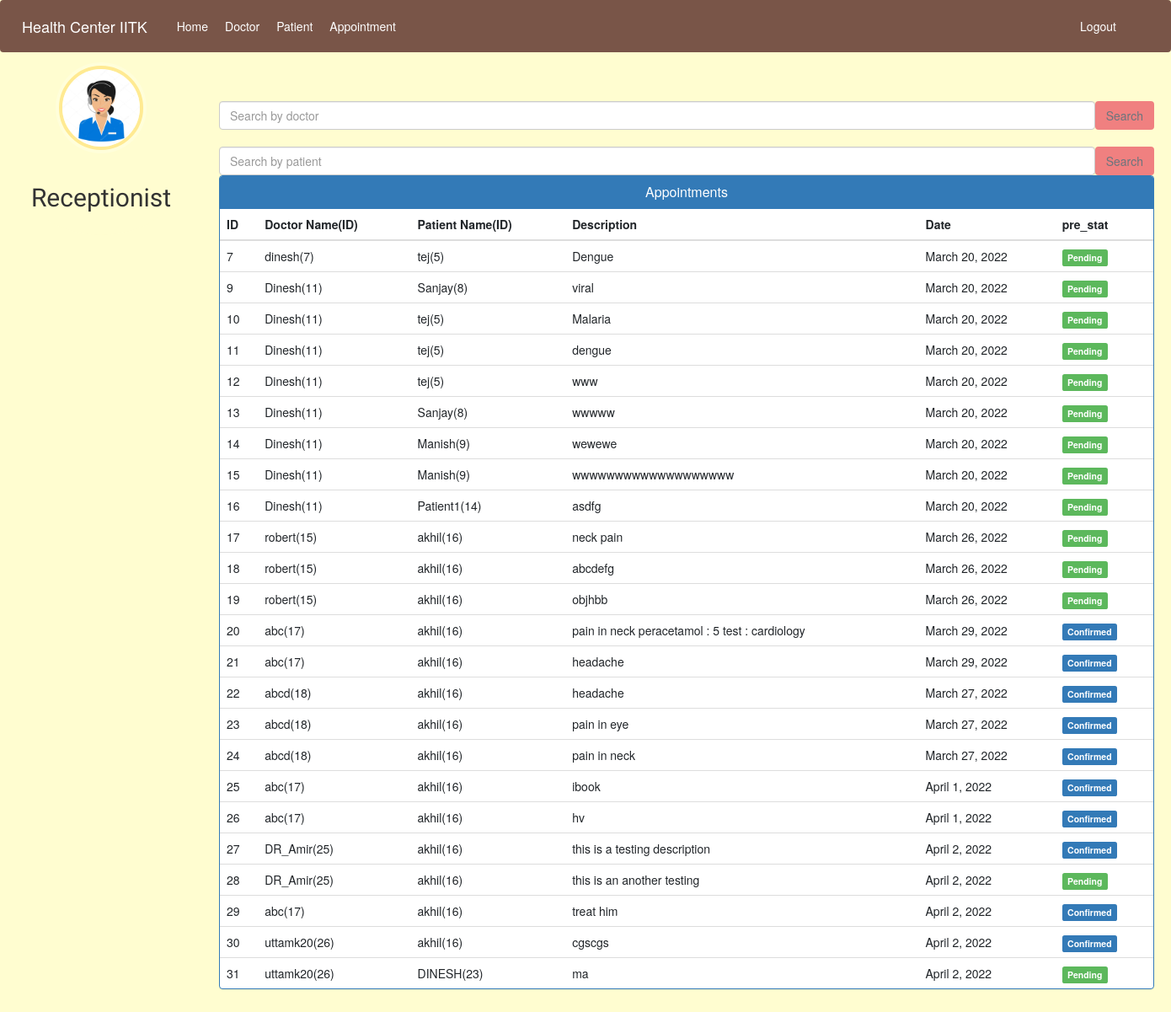
Page /admin-view-appointment (signed in) on the earlier database version.
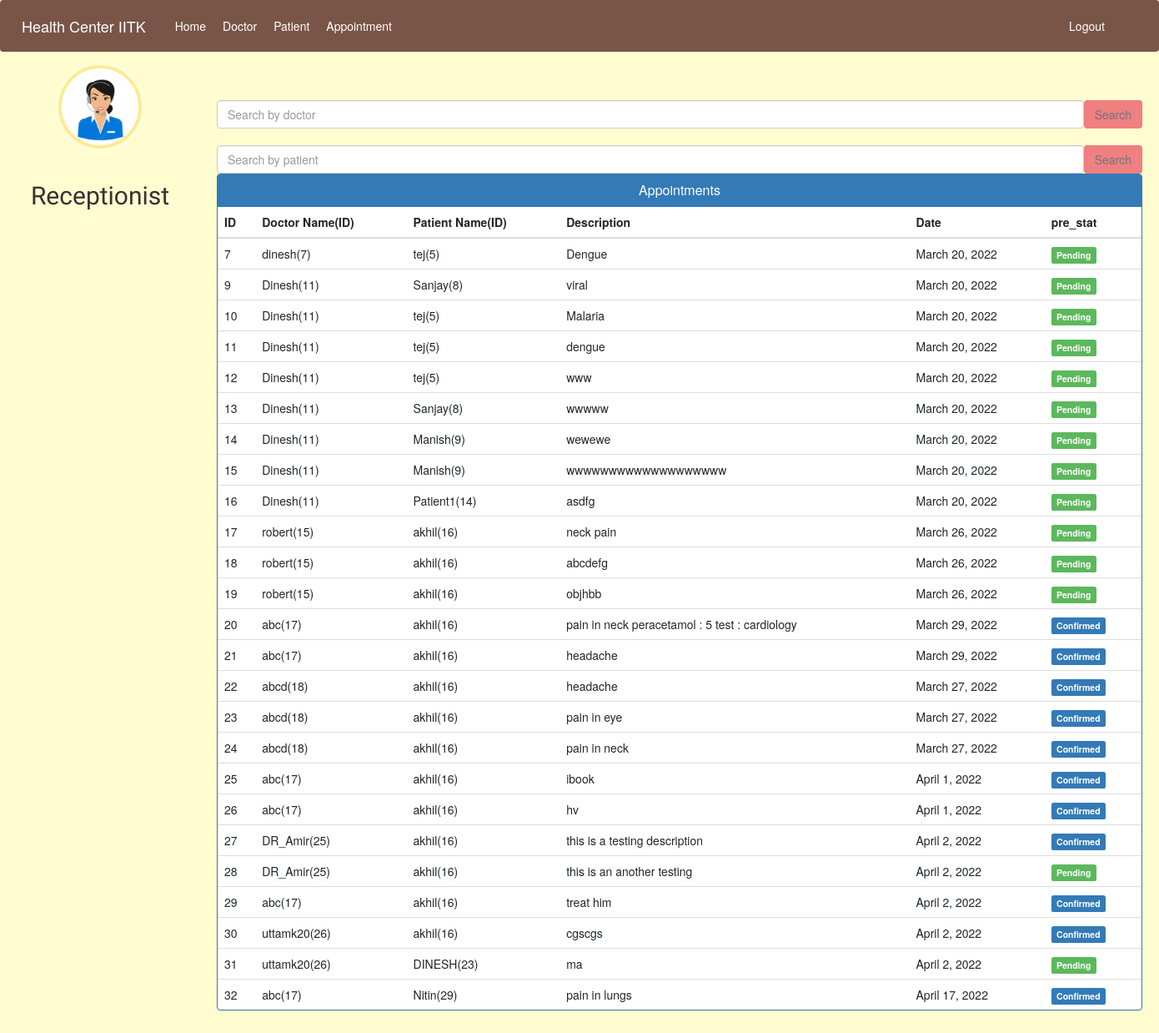
Same page on the later database version.
### hospital/models.py (models this page shows)
class Appointment(models.Model):
    patientId = models.PositiveIntegerField(null=True)
    doctorId = models.PositiveIntegerField(null=True)
    patientName = models.CharField(max_length=40, null=True)
    doctorName = models.CharField(max_length=40, null=True)
    appointmentDate = models.DateField(auto_now=True)
    description = models.TextField(max_length=500)
    prescription = models.TextField(max_length=500, null=True, default="")
    pre_stat = models.BooleanField(default=False)
    status = models.BooleanField(default=True)

### hospital/views.py (the view)
# urls.py: path('admin-view-appointment', views.admin_view_appointment_view,
@login_required(login_url='adminlogin')
@user_passes_test(is_admin)
def admin_view_appointment_view(request):
    if 'q' in request.GET:
        q = request.GET['q']
        appointments = models.Appointment.objects.all().filter(
            doctorName__icontains=q, status=True)
        return render(request, 'hospital/admin_view_appointment.html', {'appointments': appointments})
    else:
        appointments = models.Appointment.objects.all().filter(status=True)
        return render(request, 'hospital/admin_view_appointment.html', {'appointments': appointments})

### hospital/views.py (called while the page is built)
def is_admin(user):
    return user.groups.filter(name='ADMIN').exists()

### templates/hospital/admin_view_appointment.html (shortened to what this page needs)
{% extends 'hospital/admin_base.html' %}
{% block content %}
<head>
  <link href="//netdna.bootstrapcdn.com/bootstrap/3.0.0/css/bootstrap.min.css" rel="stylesheet" id="bootstrap-css">
</head>
<div class="container">
  <br />
  <br />
  <br />
  <br />
  <form class="d-flex" method=GET action="{% url 'admin-view-appointment' %}">
    <input class="form-control me-2" type="search" placeholder="Search by doctor" aria-label="Search" name='q'>
    <button class="btn btn-outline-secondary" type="submit" style="background-color: lightcoral">Search</button>
  </form>
  <br>
  <form class="d-flex" method=GET action="{% url 'admin-view-appointment-pt' %}">
    <input class="form-control me-2" type="search" placeholder="Search by patient" aria-label="Search" name='q'>
    <button class="btn btn-outline-secondary" type="submit" style="background-color: lightcoral">Search</button>
  </form>
  <div class="panel panel-primary">
    <div class="panel-heading">
      <h6 class="panel-title">Appointments</h6>
    </div>
    <table class="table table-hover" id="dev-table">
      <thead>
        <tr>
          <th>ID</th>
          <th>Doctor Name(ID)</th>
          <th>Patient Name(ID)</th>
          <th>Description</th>
          <th>Date</th>
          <th>pre_stat</th>
        </tr>
      </thead>
      {% for a in appointments %}
      <tr>
        <td> {{a.id}}</td>
        <td> {{a.doctorName}}({{a.doctorId}})</td>
        <td>{{a.patientName}}({{a.patientId}})</td>
        <td>{{a.description}}</td>
        <td>{{a.appointmentDate}}</td>
        {%if a.pre_stat%}
        <td> <span class="label label-primary">Confirmed</span></td>
        {% else %}
        <td> <span class="label label-success">Pending</span></td>
        {% endif %}
      </tr>
      {% endfor %}
    </table>
  </div>
</div>
{% endblock content %}

Differences in the rows shown:
added Appointment: id "32", doctorName "abc", doctorId "17", patientName "Nitin", patientId "29", description "pain in lungs", appointmentDate "April 17, 2022", pre_stat "Confirmed"
